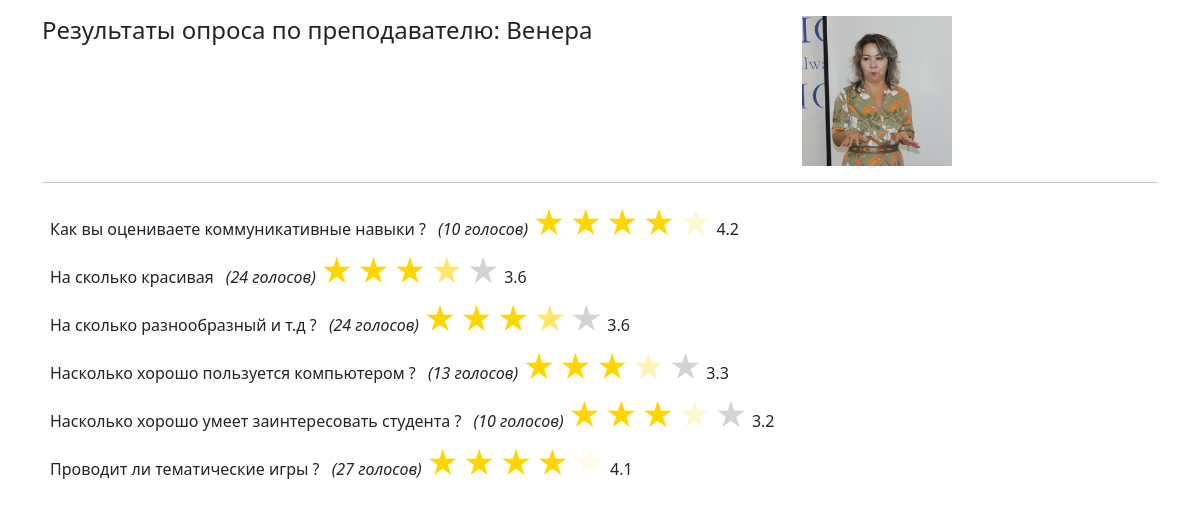
Screenshot of //result/?prepod=3 with the database file from the repository.
### main/models.py (models this page shows, shortened)
class Prepod(models.Model):
    name = models.CharField(max_length=100)
    photo = models.ImageField(upload_to='prepod_photos/', null=True, blank=True)

class Questions(models.Model):
    title = models.CharField(max_length=150)

### main/views.py (the view)
# urls.py: path('/result/', result, name='result'),
def result(request):
    average_answers = Answer.objects.filter(prepod_id=request.GET.get('prepod')) \
        .values('question__title', 'question_id')  # Получаем заголовок вопросов и их ID
    average_answers = average_answers.annotate(
        avg_answer=Avg('answer'),  # Средний рейтинг для каждого вопроса
    )
    prepod = Prepod.objects.get(id=request.GET.get('prepod'))  # Получаем объект преподавателя
    prepod_name = prepod.name
    result = []
    for group in average_answers:
        question_text = group['question__title']
        question_id = group['question_id']  # ID вопроса
        avg_answer = group['avg_answer']
        rounded_avg_answer = round(avg_answer, 1)
        voters_count = Answer.objects.filter(question_id=question_id).count()
        result.append({
            "question_title": question_text,
            "average_rating": rounded_avg_answer,
            "voters_count": voters_count,  # Добавляем количество проголосовавших для каждого вопроса
        })
    return render(request, 'result.html', {'result': result, 'prepod_name': prepod_name, 'prepod': prepod})

### templates/result.html
{% extends 'base.html' %}
{% block main %}
    <div class="row">
        <div class="col-md-8">
            <h4>Результаты опроса по преподавателю: {{ prepod_name }}</h4>
        </div>
        <div class="col-md-4">
             {% if prepod.photo and prepod.photo.url %}
                <img src="{{ prepod.photo.url }}" alt="Фото преподавателя" width="150">
            {% else %}
                <p>No photo</p>
            {% endif %}
        </div>
    </div>
    <hr>
    {% for el in result %}
       <span class="m-2">{{ el.question_title }}</span>
        <i>({{ el.voters_count }} голосов)</i>
       {% include 'includes/star-display.html' with rating=el.average_rating %} {{ el.average_rating }} <br>
    {% endfor %}
{% endblock %}

### templates/includes/star-display.html (shortened to what this page needs)
<div class="star-display" data-rating="{{ rating }}">
    <span class="star">&#9733;</span>
    <span class="star">&#9733;</span>
    <span class="star">&#9733;</span>
    <span class="star">&#9733;</span>
    <span class="star">&#9733;</span>
</div>

### templates/base.html (style rules this page uses)
.star { font-size: 2rem; color: lightgray; cursor: pointer; transition: color 0.2s ease; }

### templates/includes/star-display.html (style rules this page uses)
.star-display { display: inline-flex; gap: 0.2rem; }
.star { font-size: 2rem; color: lightgray; transition: color 0.2s ease; }

### rows the page displays
Prepod: name "Венера", photo (picture)
Questions: question_title "Как вы оцениваете коммуникативные навыки ?", voters_count "10", average_rating "4.2"
Questions: question_title "На сколько красивая", voters_count "24", average_rating "3.6"
Questions: question_title "На сколько разнообразный и т.д ?", voters_count "24", average_rating "3.6"
Questions: question_title "Насколько хорошо пользуется компьютером ?", voters_count "13", average_rating "3.3"
Questions: question_title "Насколько хорошо умеет заинтересовать студента ?", voters_count "10", average_rating "3.2"
Questions: question_title "Проводит ли тематические игры ?", voters_count "27", average_rating "4.1"
